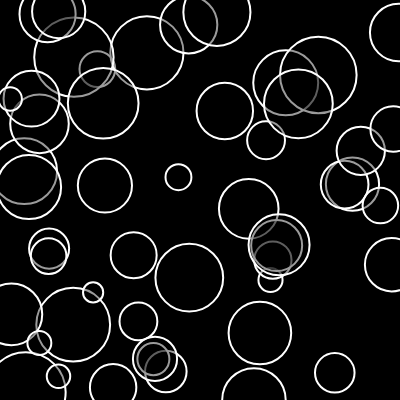
Frame 1 (no input)
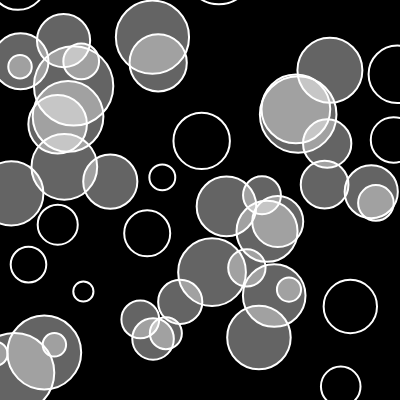
Frame 60 (no input)
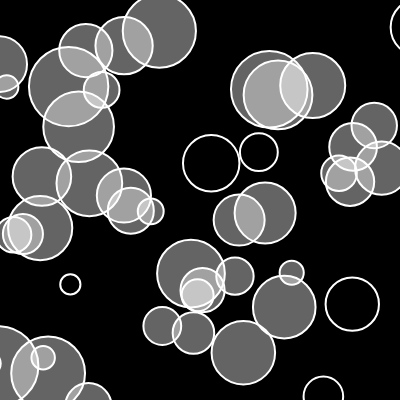
Frame 120 (the mouse pressed at the canvas centre since frame 60)

The p5.js sketch that drew these frames (run headless with seeded random() and noise() and a simulated clock; from frame 60 on, the mouse is pressed at the canvas centre):

// p5.js sketch
// ── sketch.js
let bubbles = [];
let circleNum;
let circleNumSlider;

function setup() {
  createCanvas(400, 400);

  circleNumSlider = createSlider(10, 100, 50);
  circleNum = createP();
  circleNumSlider.changed(recreateBubbles);
  recreateBubbles();
}

function draw() {
  background(0);

  for (let b of bubbles) {
    b.show();
    b.move();
    b.brightness = 0;
  }

  for (let i = 0; i < bubbles.length; i++) {
    for (let j = i + 1; j < bubbles.length; j++) {
      if (bubbles[i].intersects(bubbles[j])) {
        bubbles[i].brightness = 255;
        bubbles[j].brightness = 255;
      }
    }
  }
}

function recreateBubbles() {
  circleNum.html(`Number of circles: ${circleNumSlider.value()}`);
  circleNumSlider.parent(circleNum);

  bubbles = [];
  for (let i = 0; i < circleNumSlider.value(); i++) {
    bubbles[i] = new Bubble(random(width), random(height), random(10, 40));
  }
}

function mousePressed() {
  for (let i = bubbles.length - 1; i >= 0; i--) {
    if (bubbles[i].contains(mouseX, mouseY)) {
      bubbles.splice(i, 1);
    }
  }
}

class Bubble {
  constructor(x, y, r) {
    this.x = x;
    this.y = y;
    this.r = r;
    this.brightness = 0;
  }
  show() {
    stroke(255);
    strokeWeight(2);
    fill(this.brightness, 100);
    circle(this.x, this.y, this.r * 2);
  }
  move() {
    this.x += random(-5, 5);
    this.y += random(-5, 5);
  }
  contains(x, y) {
    //console.log(`s ${x} ${y} ${this.x} ${this.y} ${dist(x,y,this.x,this.y)} ${this.r}`)
    return dist(x, y, this.x, this.y) < this.r;
  }
  intersects(b) {
    return dist(this.x, this.y, b.x, b.y) < this.r + b.r;
  }
}
